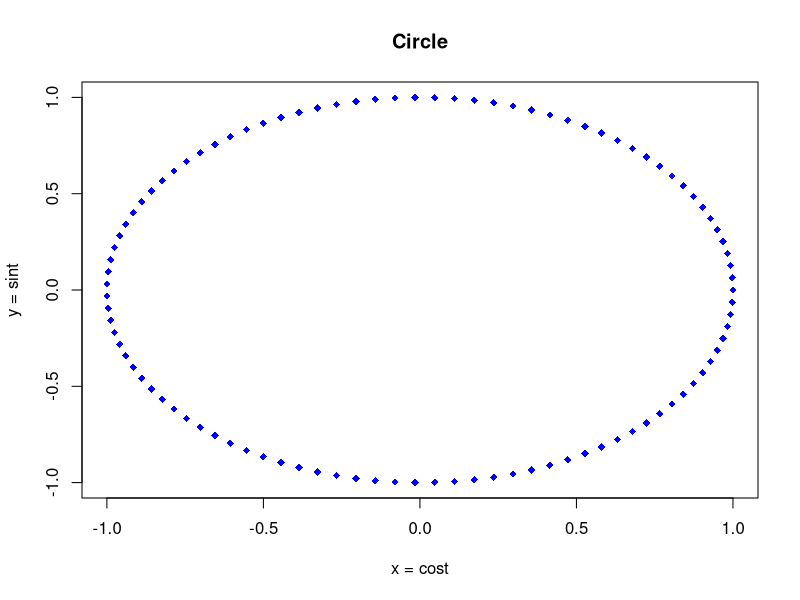
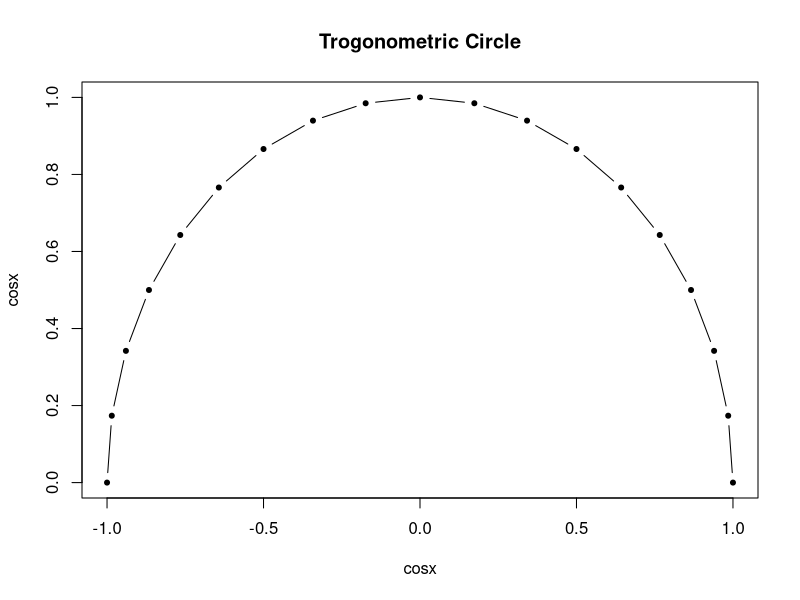
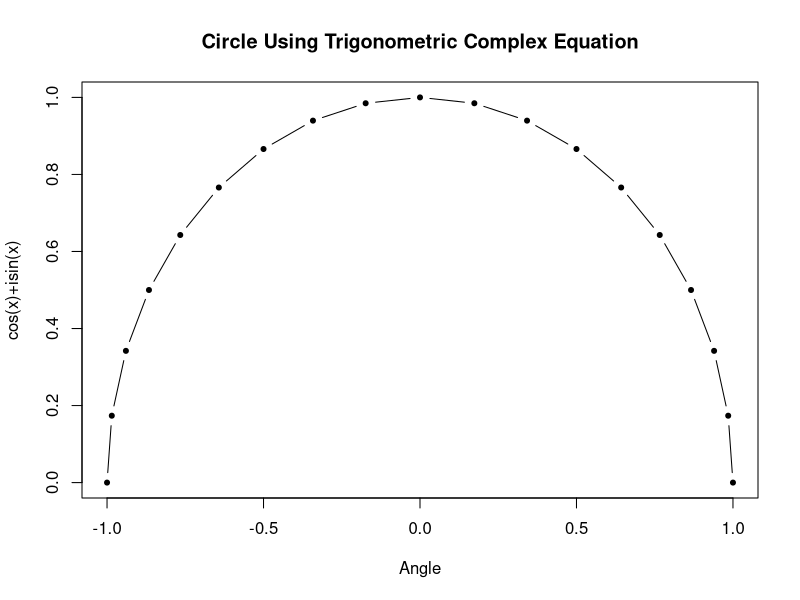
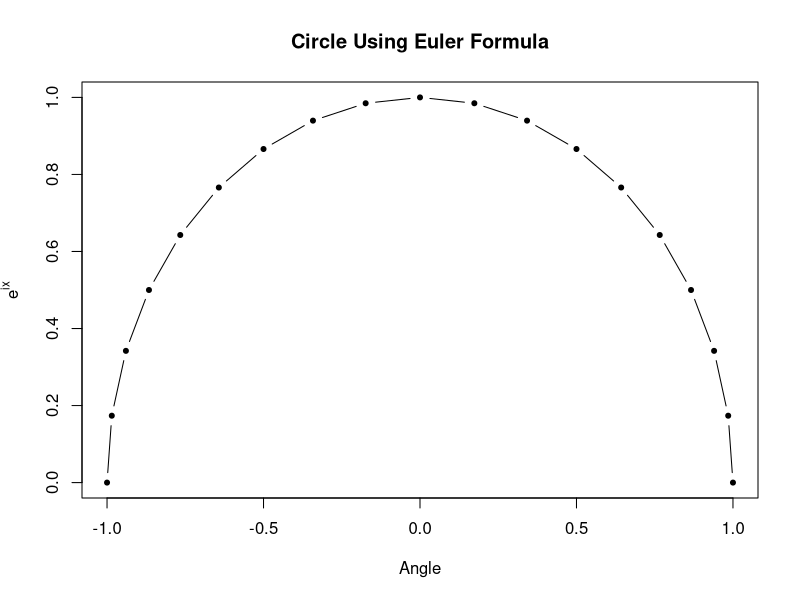
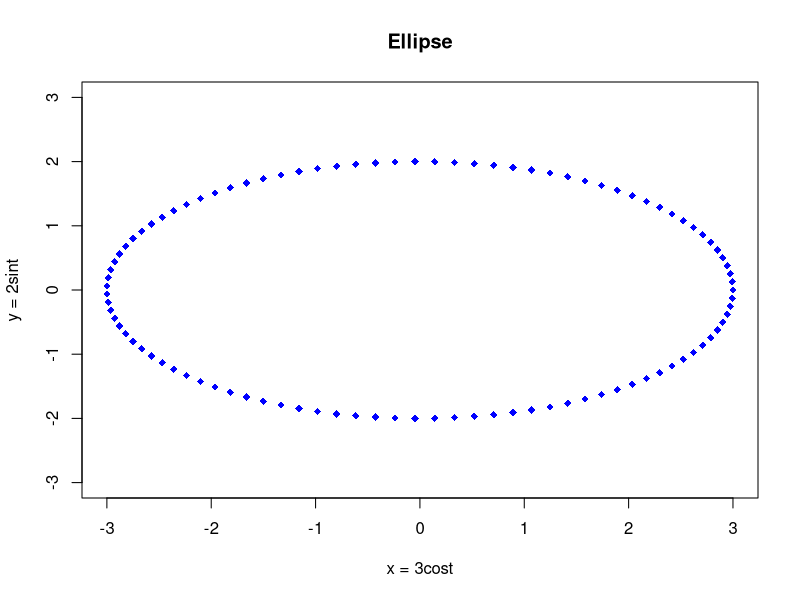
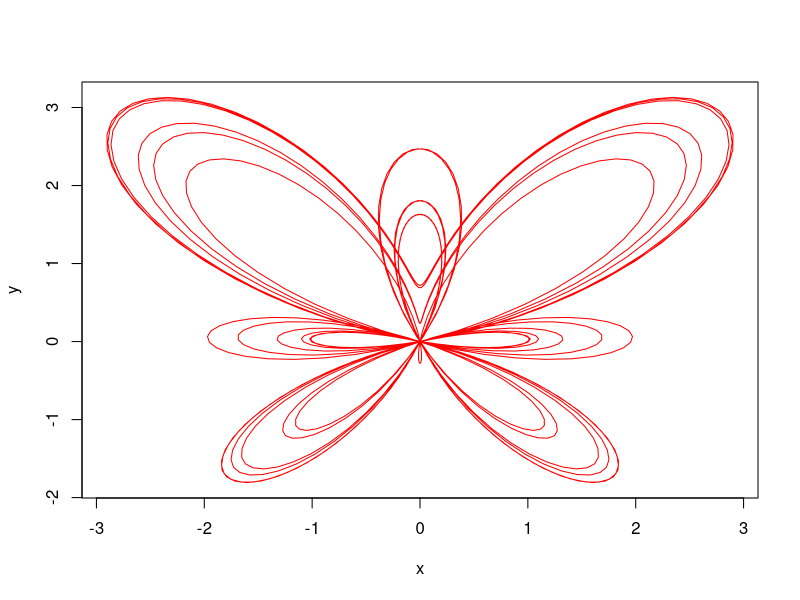
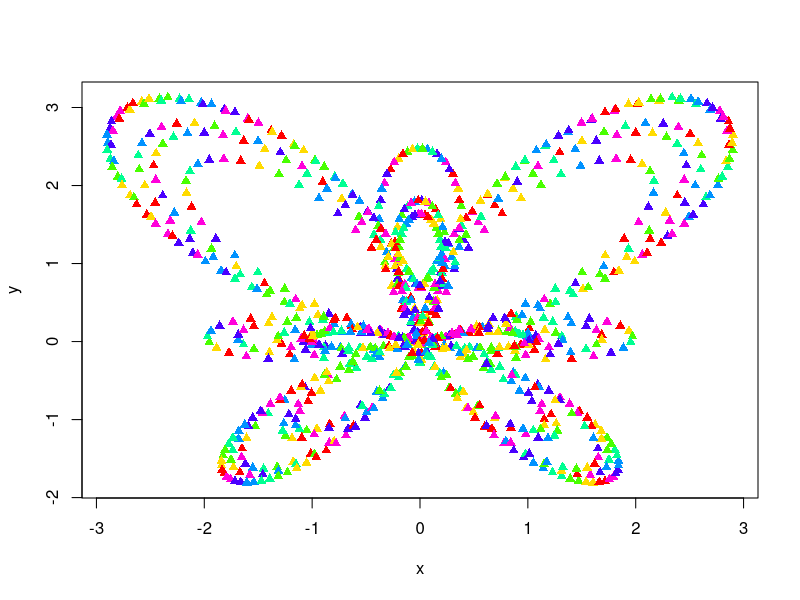
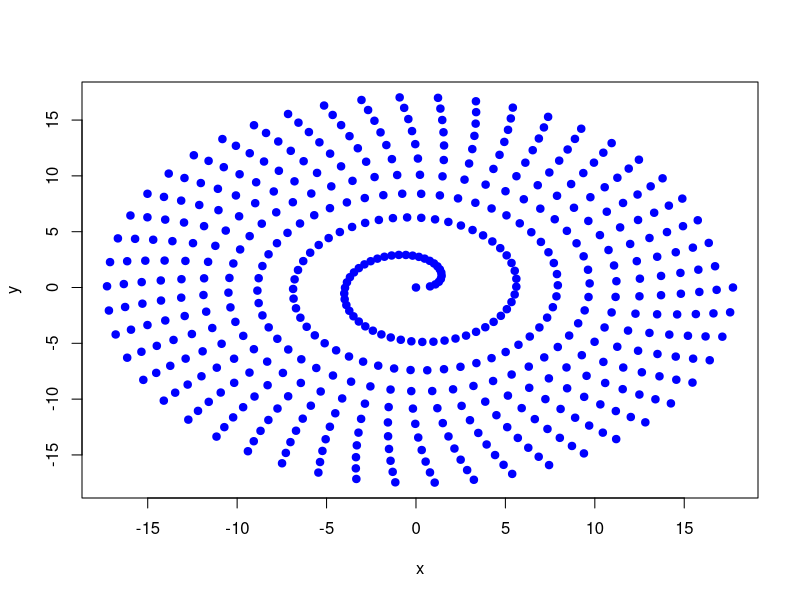

R code for these plots, in order:
## ---- chunk 1
#circle
t <- seq(0, 2*pi, length.out = 100)
x <- cos(t)
y <- sin(t)
plot(x,y, pch = 18, col = 'blue', main = "Circle",
xlab="x = cost", ylab = "y = sint")
## ---- chunk 2
t <- seq(0,180, 10)*pi/180
x <- cos(t)
y <- sin(t)
plot(x,y, pch=20, xlab = "cosx", ylab = "cosx", type = "b",
     main = "Trogonometric Circle")
## ---- chunk 3
f <- function(t) cos(t)+1i*sin(t)
t <- seq(0,180, 10)*pi/180
plot(f(t), type="b", pch=20, xlab="Angle", ylab = "cos(x)+isin(x)",
     main = "Circle Using Trigonometric Complex Equation")
## ---- chunk 4
f <- function(t) exp(1i*t)
t <- seq(0,180, 10)*pi/180
plot(f(t), type="b", pch=20, xlab="Angle", ylab = expression(e^{ix}),
     main = "Circle Using Euler Formula")
## ---- chunk 5
t <- seq(0, 2*pi, length.out = 100)
x <- 3*cos(t)
y <- 2*sin(t)
plot(x,y, pch = 18, col = 'blue', ylim=c(-3,3), main = "Ellipse",
xlab="x = 3cost", ylab = "y = 2sint")

#Butterfly curve (transcendental)
t <- seq(0, 12*pi, length.out = 1000)
x <- sin(t)*(exp(cos(t))-2*cos(4*t)-((sin(t/12))^5))
y <- cos(t)*(exp(cos(t))-2*cos(4*t)-((sin(t/12))^5))
plot(x,y, col="red", type="l")
plot(x, y, pch = 17, col = rainbow(7))

# Lituus
t <- seq(0, 20*pi, length.out = 500)
k <- 5
x <- sqrt(k*t)*cos(t)
y <- sqrt (k*t) * sin(t)
plot(x,y,pch=19, col="blue")

#logarithmic spiral
t <- seq(0, pi, length.out = 500)
x <- 3*exp(1.5*t)*sin(t)
y <- 3*exp(1.5*t)*cos(t)
plot(x,y, pch = 16, col = 'blue')


#logarithmic spiral multiple line
t <- seq(0, 2*pi, length.out = 500)
x <- exp(t)*sin(t)
y <- exp(t)*cos(t)
plot(x,y, type = 'l', col = 'blue')

#Golden spiral
t <- seq(0, 2*pi, length.out = 500)
r <-  1.618^(t*2/pi)
x <- r*sin(t)
y <- r*cos(t)
plot(x,y, type = 'l', col = 'blue')

#Golden spiral manual
angle <- 1/3*log(1/2)
n <- seq(1,500,20)
t <- angle*n
x <- sin(t)
y <- cos(t)
plot(x*t,y*t, pch=16, col="blue", main = " Golden angle")


#Circle the clumsy
x = seq(-10,10, 0.000225) 
y1 = sqrt(100-x^2)
y2 = -sqrt(100-x^2)
y = c(y1,y2)
plot(rep(x,2),y, pch=19)

curve(sqrt(25-x^2), from=-10, to=10, ylim=c(-10,10))

#with golden angle

angle <- pi*(3-sqrt(5))
n <- 500
t <- angle*(1:n)
x <- sin(t)
y <- cos(t)
plot(x*t,y*t, pch=16, col="blue", main = " Golden angle")

#fermat's spiral

angle <- pi*137.508/180
n <- 500
t <- angle*(1:n)
x <- sin(t)
y <- cos(t)
plot(x*t,y*t, pch=16, col="blue", main="Fermat")


#constant angle
angle <- pi*(3-sqrt(5))
n <- 500
t <- rep(angle, n)
x <- sin(t)
y <- cos(t)
plot(x*t,y*t, pch=16, col="blue", main = " Golden angle")

## ---- chunk 6
a <- 1
p <- seq(-100, 120, length.out = 1000)
x <- 3*a*p/(1+p^3)
y <- 3*a*p^2/(1+p^3)
library(ggplot2)
plot(x, y, type="l", col="brown")
## ---- chunk 7
x <- sample(10, 20, replace = TRUE)
y <- sample(5, 20, replace = TRUE)
par(mfrow=c(1,2))
plot(x+y*1i, pch=20); plot(x,y, pch=20)
